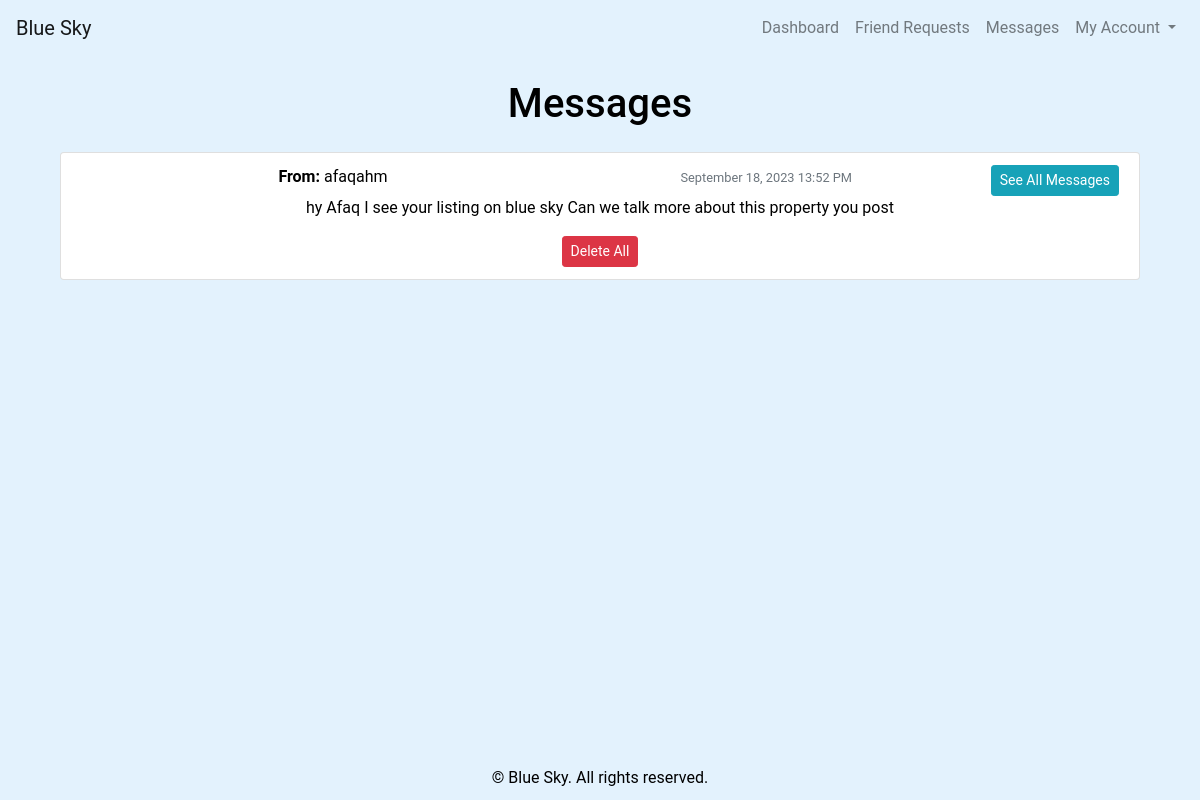
Page /social/messaging/ (signed in) on the committed database.
### social/models.py (models this page shows, shortened)
class Message(models.Model):
    sender = models.ForeignKey(User, related_name='sent_messages', on_delete=models.CASCADE)
    receiver = models.ForeignKey(User, related_name='received_messages', on_delete=models.CASCADE)
    content = models.TextField()
    timestamp = models.DateTimeField(auto_now_add=True)
    is_read = models.BooleanField(default=False)  # Add this line to define the 'is_read' field
    class Meta:
        verbose_name_plural="Message"

### social/views.py (the view)
# urls.py: path('messaging/', views.messaging, name='messaging'),
@login_required
def messaging(request):
    messages_inbox = Message.objects.filter(receiver=request.user).values('sender').annotate(last_message=Max('timestamp'))
    latest_messages = Message.objects.filter(receiver=request.user, timestamp__in=messages_inbox.values('last_message'))
    users_with_messages = User.objects.filter(id__in=messages_inbox.values('sender'))
    if request.method == 'POST':
        form = MessageForm(request.POST)
        if form.is_valid():
            receiver = form.cleaned_data['receiver']
            content = form.cleaned_data['content']
            if can_send_message(request.user, receiver):
                message = Message(sender=request.user, receiver=receiver, content=content)
                message.save()
                messages.success(request, "Message sent successfully.")
                return redirect('social:messaging')  # Redirect back to the messaging page after sending the message
            else:
                messages.error(request, "You cannot message this user due to privacy settings.")
    else:
        form = MessageForm()
    return render(request, 'social/messaging.html', {'messages_inbox': messages_inbox, 'form': form, 'latest_messages': latest_messages, 'users_with_messages': users_with_messages})

### social/templates/social/messaging.html (shortened to what this page needs)
{% extends 'social/base.html' %}
{% block content %}
<div class="container">
    <h1 class="mt-4">Messages</h1>
    <ul class="list-group mt-4">
        {% for message in latest_messages %}
            <li class="list-group-item">
                <div class="row">
                    <div class="col-md-6">
                        <strong>From:</strong> {{ message.sender.username }}
                    </div>
                    <div class="col-md-3 text-right">
                        <small class="text-muted">{{ message.timestamp|date:"F d, Y H:i A" }}</small>
                    </div>
                    <div class="col-md-3 text-right">
                        <a href="{% url 'social:message_thread' message.sender.username %}" class="btn btn-info btn-sm">See All Messages</a>
                    </div>
                </div>
                <p>{{ message.content }}</p>
                <div >
                    <a href="{% url 'social:delete_message' message.id %}" class="btn btn-danger btn-sm">Delete All</a>
                </div>
            </li>
        {% empty %}
            <li class="list-group-item">No messages</li>
        {% endfor %}
    </ul>
</div>
{% endblock %}

### social/templates/social/base.html (style rules this page uses)
body { text-align: center; margin-bottom: 70px; font-family: "Roboto", sans-serif; background-color: #e3f2fd; color: black; }

### rows in the picture
Message: sender.username "afaqahm", timestamp "September 18, 2023 13:52 PM", content "hy Afaq I see your listing on blue sky Can we talk more about this property you post"
